Frame 1 (no input): blank canvas, image omitted
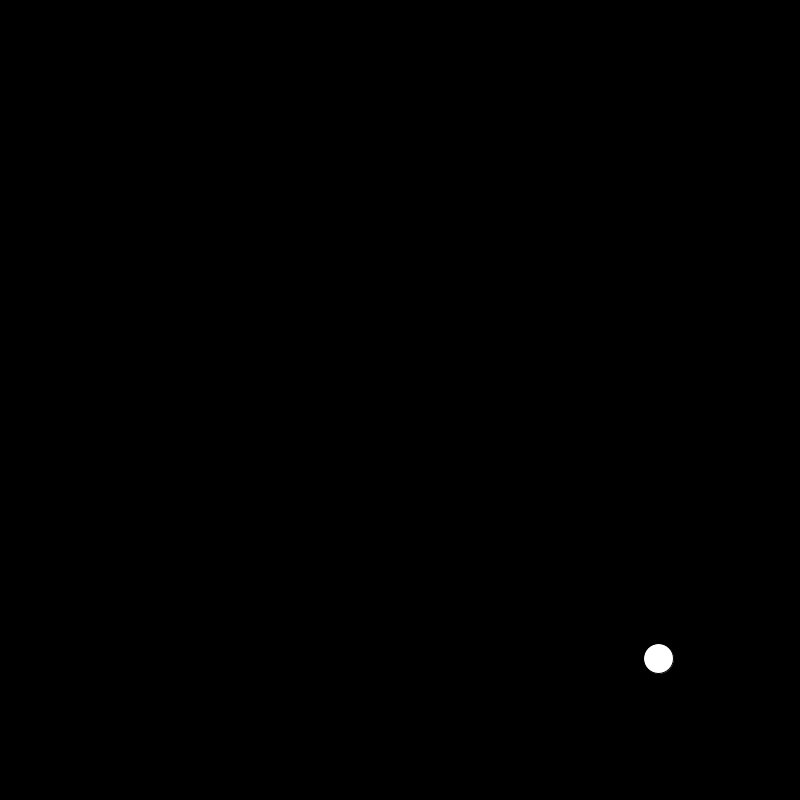
Frame 60 (the mouse pressed at the canvas centre just before this capture)
Frame 120 (the mouse held since frame 60 and released just before this capture): blank canvas, image omitted

The Processing sketch that drew this single still picture (run headless with seeded random() and noise(); from frame 60 on, the mouse is pressed at the canvas centre):

// Processing sketch: Bold_acceleration
// ── Bold_acceleration.pde
Ball b1;
PVector mouse;

void setup() {
  size(800, 800);
  b1 = new Ball();
}

void draw() {
  background(0, 0);
  
  mouse = new PVector(mouseX, mouseY);
  b1.move();
  b1.display();
}

// ── Ball.pde
class Ball {
  PVector location, velocity, acceleration;
  int size;
  
  Ball() {
    size = 30;
    location = new PVector(width/2, height/2);
    velocity = new PVector();
    acceleration = new PVector();
  }
  
  void move() {
    acceleration = PVector.sub(location, mouse);
    acceleration.normalize();
    acceleration.mult(0.2);
    
    velocity.add(acceleration);
    location.add(velocity);
    
    if (location.x > width-size/2) {
      location.x = width-size/2;
      velocity.x *= -0.3;
    }
    else if (location.x < size/2) {
      location.x = size/2;
      velocity.x *= -0.3;
    }
    else if (location.y > height-size/2) {
      location.y = height-size/2;
      velocity.y *= -0.3;
    }
    else if (location.y < size/2) {
      location.y = size/2;
      velocity.y *= -0.3;
    }
    
    acceleration.mult(0);
    //kan tilføjes for at få konstant hastighed og faktisk løse opgaven
    //velocity.mult(0);
  }
  
  void display() {
    ellipse(location.x, location.y, size, size);
  }
  
}
